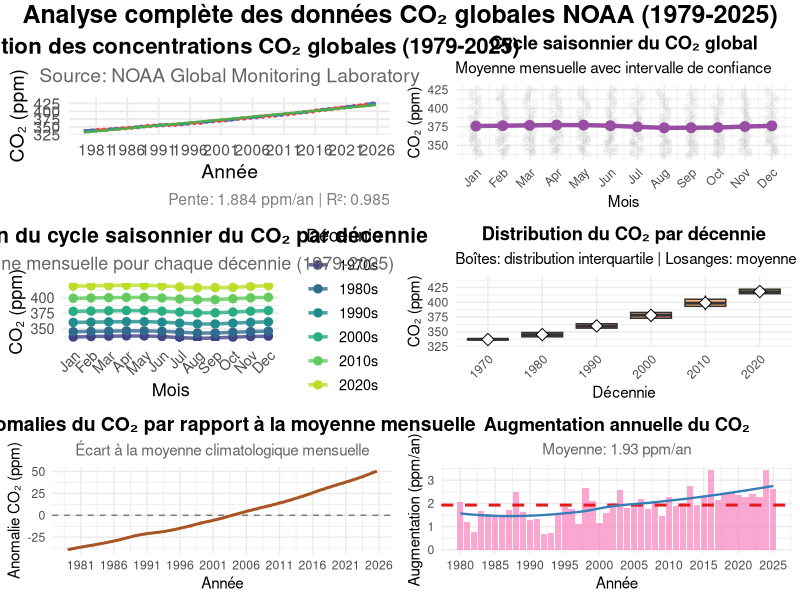
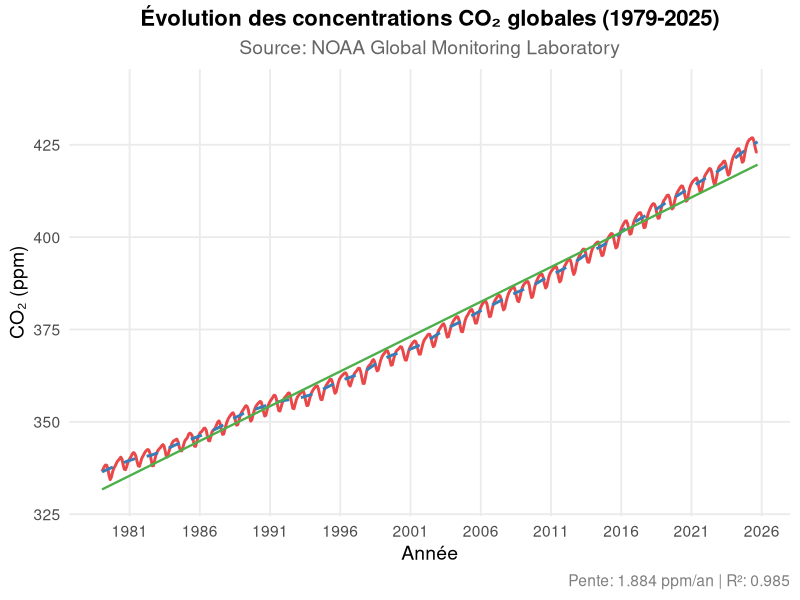
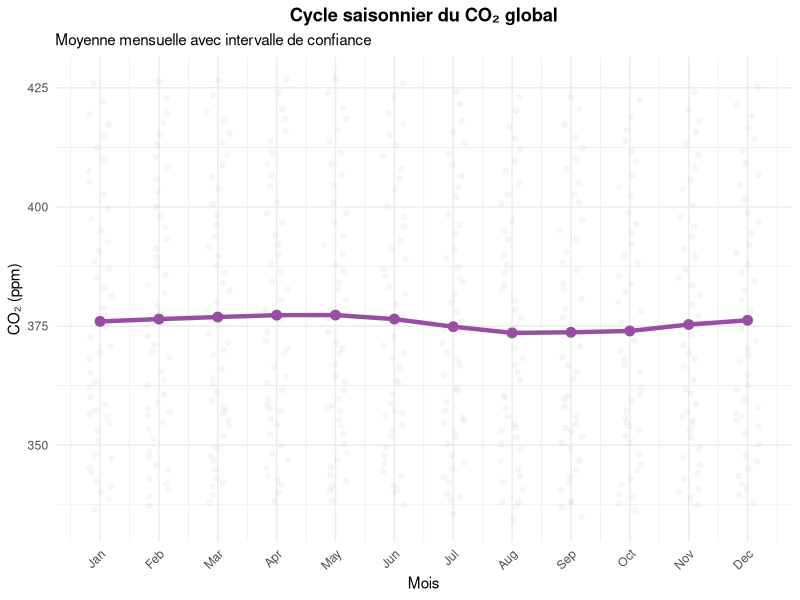
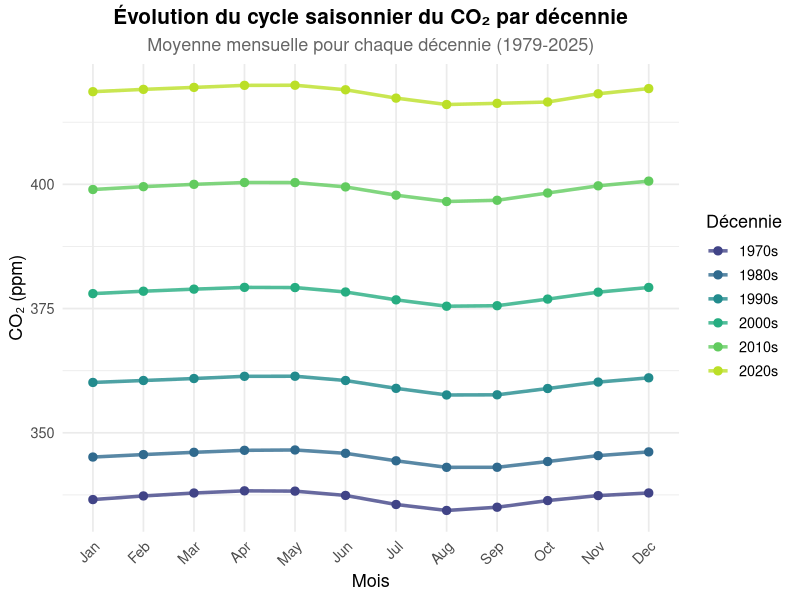
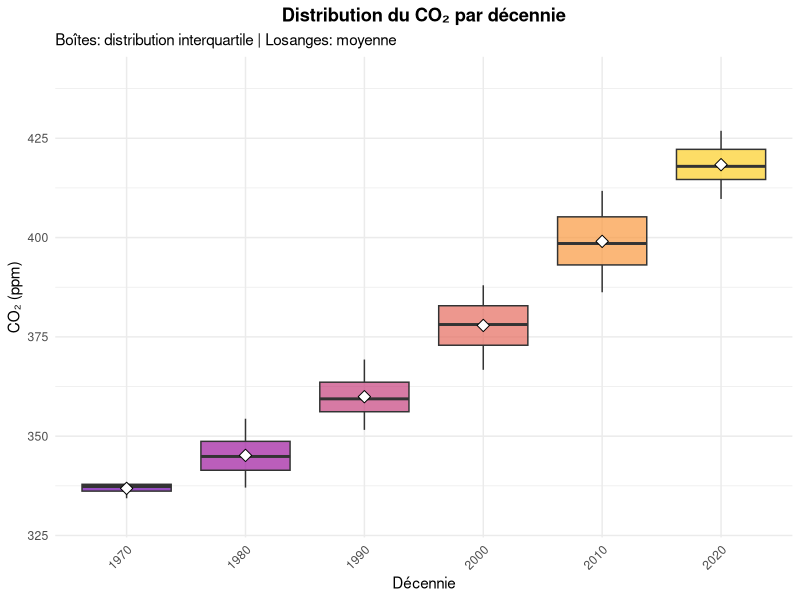
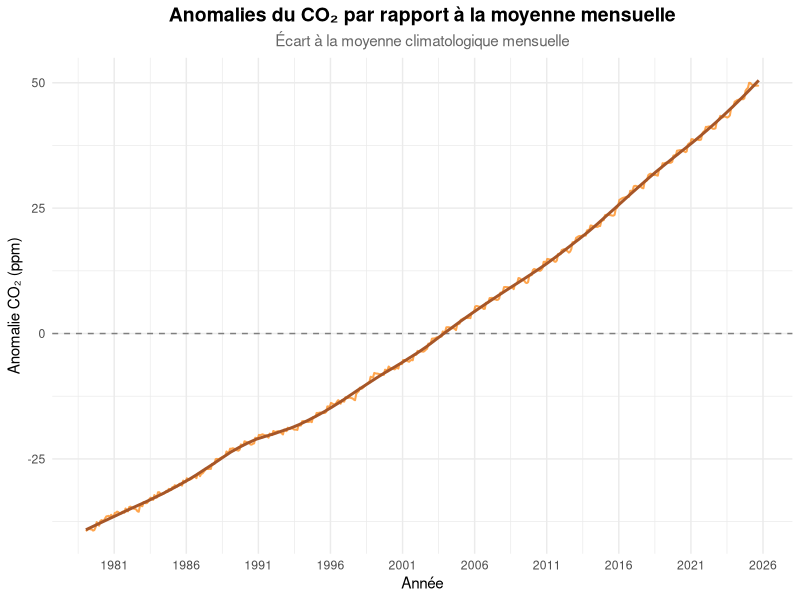
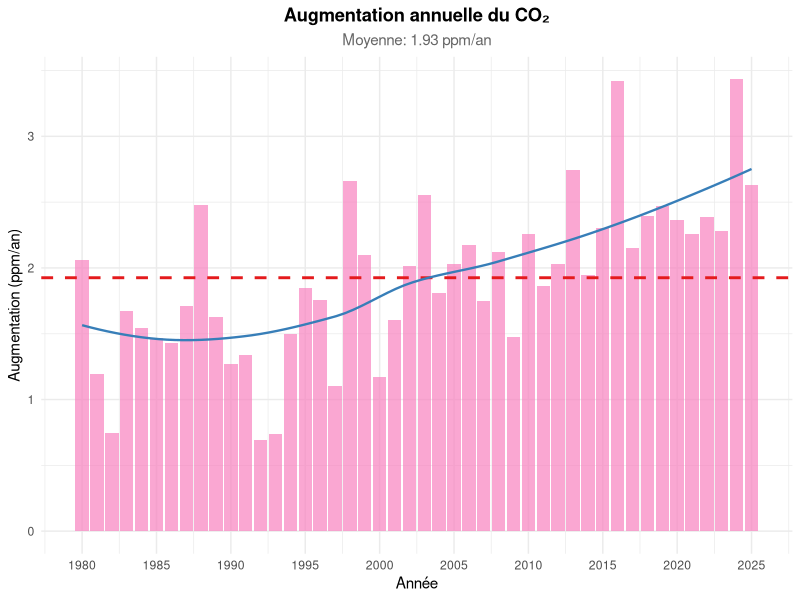

Write the R code that produced these figures, in order.
# =============================================================================
#                       ANALYSE COMPLÈTE DES DONNÉES 
# =============================================================================


# =============================================================================
#           ANALYSE COMPLÈTE DES DONNÉES CO₂ GLOBALES NOAA (1979-2025)
# =============================================================================

# -----------------------------------------------------------------------------
# 1. INSTALLATION DES PACKAGES
# -----------------------------------------------------------------------------
cat("=== INSTALLATION ET CHARGEMENT DES PACKAGES ===\n")

# Liste des packages nécessaires
packages <- c("tidyverse", "lubridate", "ggplot2", "ggpubr", "zoo", "gridExtra",
              "viridis", "scales", "grid")

# Installer les packages manquants
new_packages <- packages[!(packages %in% installed.packages()[,"Package"])]
if(length(new_packages)) {
  cat("Installation des packages:", paste(new_packages, collapse = ", "), "\n")
  install.packages(new_packages)
}

# Charger les packages
library(tidyverse)    # Manipulation de données
library(lubridate)    # Dates
library(ggplot2)      # Graphiques
library(ggpubr)       # Graphiques avancés
library(zoo)          # Séries temporelles
library(gridExtra)    # Multiples graphiques
library(viridis)      # Couleurs
library(scales)       # Échelles
library(grid)         # Fonctions graphiques de bas niveau

cat("✓ Tous les packages sont chargés\n")

# -----------------------------------------------------------------------------
# 2. CONFIGURATION INITIALE
# -----------------------------------------------------------------------------
cat("\n=== CONFIGURATION ===\n")


# Créer les dossiers nécessaires
dirs_to_create <- c("processed", "plots", "reports")
for(dir in dirs_to_create) {
  if(!dir.exists(dir)) {
    dir.create(dir)
    cat("✓ Dossier créé:", dir, "\n")
  }
}

# Paramètres graphiques
theme_set(theme_minimal(base_size = 12))
options(scipen = 999)  # Désactiver la notation scientifique

# ------------------------------------------------------------------------------
# 3. LECTURE DES DONNÉES BRUTES
# ------------------------------------------------------------------------------
cat("\n=== LECTURE DES DONNÉES BRUTES ===\n")

# Vérifier l'existence du fichier
if(!file.exists("co2_mm_gl.csv")) {
  stop("ERREUR: Fichier co2_mm_gl.csv non trouvé!")
}

# Lire les premières lignes pour inspection
cat("\n1. Inspection des premières lignes:\n")
raw_lines <- readLines("co2_mm_gl.csv", n = 20)
for(i in 1:length(raw_lines)) {
  cat(sprintf("Ligne %2d: %s\n", i, substr(raw_lines[i], 1, 80)))
}

# Lire les données (ignorer les lignes de commentaire)
co2_raw <- read.table("co2_mm_gl.csv", 
                      header = TRUE, 
                      sep = ",", 
                      comment.char = "#",
                      stringsAsFactors = FALSE,
                      na.strings = c("", "NA", "-99.99"))

cat("\n2. Données brutes chargées:\n")
cat("   Dimensions:", dim(co2_raw), "lignes x colonnes\n")
cat("   Période:", min(co2_raw$year), "à", max(co2_raw$year), "\n")
cat("   Colonnes:", paste(names(co2_raw), collapse = ", "), "\n")

# ------------------------------------------------------------------------------
# 4. NETTOYAGE ET PRÉPARATION
# ------------------------------------------------------------------------------
cat("\n=== NETTOYAGE ET PRÉPARATION DES DONNÉES ===\n")

co2_clean <- co2_raw %>%
  # Créer une date complète
  mutate(
    Date = make_date(year, month, 15),  # 15 du mois comme convention
    Date_decimal = decimal,
    
    # Variables principales
    CO2_ppm = average,                   # Concentration CO₂
    CO2_uncertainty = average_unc,       # Incertitude
    CO2_trend = trend,                   # Tendance désaisonnalisée
    Trend_uncertainty = trend_unc,
    
    # Identifiants et métadonnées
    ID = row_number(),
    
    # Variables temporelles
    Year = year,
    Month = month,
    Quarter = ceiling(month / 3),
    
    # Saisons (hémisphère nord)
    Season = case_when(
      month %in% c(12, 1, 2) ~ "Hiver",
      month %in% c(3, 4, 5) ~ "Printemps",
      month %in% c(6, 7, 8) ~ "Été",
      month %in% c(9, 10, 11) ~ "Automne"
    ),
    
    # Décennies
    Decade = floor(Year / 10) * 10,
    
    # Périodes d'analyse
    Period = case_when(
      Year < 1990 ~ "1979-1989",
      Year >= 1990 & Year < 2000 ~ "1990-1999",
      Year >= 2000 & Year < 2010 ~ "2000-2009",
      Year >= 2010 & Year < 2020 ~ "2010-2019",
      Year >= 2020 ~ "2020-présent"
    ),
    
    # Variables dérivées
    CO2_anomaly = CO2_ppm - mean(CO2_ppm, na.rm = TRUE),
    Year_fraction = Year + (Month - 0.5) / 12
  ) %>%
  
  # Gérer les valeurs manquantes
  group_by(Year) %>%
  mutate(
    CO2_ppm = ifelse(is.na(CO2_ppm), mean(CO2_ppm, na.rm = TRUE), CO2_ppm)
  ) %>%
  ungroup() %>%
  
  # Sélectionner et ordonner les colonnes
  select(ID, Date, Year, Month, Quarter, Season, Decade, Period,
         CO2_ppm, CO2_uncertainty, CO2_trend, Trend_uncertainty,
         CO2_anomaly, Date_decimal, Year_fraction) %>%
  
  # Trier par date
  arrange(Date)

cat("✓ Données nettoyées\n")
cat("   Observations:", nrow(co2_clean), "\n")
cat("   Période finale:", min(co2_clean$Year), "-", max(co2_clean$Year), "\n")
cat("   Valeurs manquantes CO2:", sum(is.na(co2_clean$CO2_ppm)), "\n")

# -----------------------------------------------------------------------------
# 5. STATISTIQUES DESCRIPTIVES
# -----------------------------------------------------------------------------
cat("\n=== STATISTIQUES DESCRIPTIVES ===\n")

# 5.1 Statistiques générales
cat("\n1. STATISTIQUES GÉNÉRALES DU CO₂:\n")
general_stats <- summary(co2_clean$CO2_ppm)
print(general_stats)

# 5.2 Statistiques par décennie
cat("\n2. STATISTIQUES PAR DÉCENNIE:\n")
decade_stats <- co2_clean %>%
  group_by(Decade) %>%
  summarise(
    Début = min(Year),
    Fin = max(Year),
    N_mois = n(),
    CO2_moyen = mean(CO2_ppm, na.rm = TRUE),
    CO2_min = min(CO2_ppm, na.rm = TRUE),
    CO2_max = max(CO2_ppm, na.rm = TRUE),
    CO2_sd = sd(CO2_ppm, na.rm = TRUE),
    Augmentation = CO2_max - CO2_min,
    .groups = 'drop'
  )
print(decade_stats)

# 5.3 Statistiques saisonnières
cat("\n3. STATISTIQUES SAISONNIÈRES:\n")
season_stats <- co2_clean %>%
  group_by(Season) %>%
  summarise(
    CO2_moyen = mean(CO2_ppm, na.rm = TRUE),
    CO2_sd = sd(CO2_ppm, na.rm = TRUE),
    Amplitude = max(CO2_ppm, na.rm = TRUE) - min(CO2_ppm, na.rm = TRUE),
    .groups = 'drop'
  ) %>%
  arrange(CO2_moyen)
print(season_stats)

# 5.4 Statistiques annuelles
cat("\n4. STATISTIQUES ANNUELLES (TOP 5):\n")
annual_stats <- co2_clean %>%
  group_by(Year) %>%
  summarise(
    CO2_moyen = mean(CO2_ppm, na.rm = TRUE),
    CO2_min = min(CO2_ppm, na.rm = TRUE),
    CO2_max = max(CO2_ppm, na.rm = TRUE),
    Amplitude = CO2_max - CO2_min,
    .groups = 'drop'
  ) %>%
  arrange(desc(CO2_moyen))

print(head(annual_stats, 5))
cat("\nAnnée avec CO₂ minimum:", annual_stats$Year[which.min(annual_stats$CO2_moyen)], "\n")
cat("Année avec CO₂ maximum:", annual_stats$Year[which.max(annual_stats$CO2_moyen)], "\n")

# -----------------------------------------------------------------------------
# 6. ANALYSES AVANCÉES
# -----------------------------------------------------------------------------
cat("\n=== ANALYSES AVANCÉES ===\n")

# 6.1 Tendance linéaire
cat("\n1. RÉGRESSION LINÉAIRE (CO₂ ~ Temps):\n")
lm_model <- lm(CO2_ppm ~ Year_fraction, data = co2_clean)
lm_summary <- summary(lm_model)

cat("   Pente:", round(coef(lm_model)[2], 4), "ppm/année\n")
cat("   Ordonnée à l'origine:", round(coef(lm_model)[1], 2), "ppm\n")
cat("   R²:", round(lm_summary$r.squared, 4), "\n")
cat("   p-value:", format.pval(lm_summary$coefficients[2, 4], digits = 3), "\n")

# 6.2 Augmentation totale
co2_1979 <- mean(co2_clean$CO2_ppm[co2_clean$Year == 1979], na.rm = TRUE)
co2_2025 <- mean(co2_clean$CO2_ppm[co2_clean$Year == 2025], na.rm = TRUE)

cat("\n2. AUGMENTATION TOTALE (1979-2025):\n")
cat("   CO₂ en 1979:", round(co2_1979, 1), "ppm\n")
cat("   CO₂ en 2025:", round(co2_2025, 1), "ppm\n")
cat("   Augmentation absolue:", round(co2_2025 - co2_1979, 1), "ppm\n")
cat("   Augmentation relative:", round((co2_2025 - co2_1979) / co2_1979 * 100, 1), "%\n")
cat("   Taux annuel moyen:", round((co2_2025 - co2_1979) / (2025 - 1979), 2), "ppm/an\n")

# 6.3 Analyse de la saisonnalité
cat("\n3. ANALYSE DE SAISONNALITÉ:\n")
seasonal_amplitude <- max(season_stats$CO2_moyen) - min(season_stats$CO2_moyen)
cat("   Amplitude saisonnière moyenne:", round(seasonal_amplitude, 2), "ppm\n")
cat("   Saison la plus élevée:", season_stats$Season[which.max(season_stats$CO2_moyen)], "\n")
cat("   Saison la plus basse:", season_stats$Season[which.min(season_stats$CO2_moyen)], "\n")

# -----------------------------------------------------------------------------
# 7. VISUALISATIONS
# -----------------------------------------------------------------------------
cat("\n=== CRÉATION DES VISUALISATIONS ===\n")

# 7.1 Évolution temporelle complète
p1 <- ggplot(co2_clean, aes(x = Date, y = CO2_ppm)) +
  geom_line(color = "#E41A1C", linewidth = 1, alpha = 0.8) +
  geom_smooth(method = "loess", span = 0.1, color = "#377EB8", 
              linetype = "dashed", se = FALSE, linewidth = 1) +
  geom_smooth(method = "lm", color = "#4DAF4A", se = FALSE, linewidth = 0.8) +
  labs(
    title = "Évolution des concentrations CO₂ globales (1979-2025)",
    subtitle = "Source: NOAA Global Monitoring Laboratory",
    x = "Année",
    y = "CO₂ (ppm)",
    caption = paste("Pente:", round(coef(lm_model)[2], 3), "ppm/an | R²:", round(lm_summary$r.squared, 3))
  ) +
  theme_minimal(base_size = 14) +
  theme(
    plot.title = element_text(face = "bold", hjust = 0.5, size = 16),
    plot.subtitle = element_text(hjust = 0.5, color = "gray40"),
    plot.caption = element_text(hjust = 1, color = "gray50"),
    panel.grid.minor = element_blank(),
    plot.background = element_rect(fill = "white", color = NA)
  ) +
  scale_y_continuous(limits = c(330, 440)) +
  scale_x_date(date_breaks = "5 years", date_labels = "%Y")

# 7.2 Cycle saisonnier
p2 <- ggplot(co2_clean, aes(x = Month, y = CO2_ppm)) +
  geom_jitter(alpha = 0.1, color = "gray70", width = 0.2) +
  stat_summary(fun = mean, geom = "line", aes(group = 1), 
               color = "#984EA3", linewidth = 1.5) +
  stat_summary(fun = mean, geom = "point", aes(group = 1), 
               color = "#984EA3", size = 3) +
  stat_summary(fun.data = mean_cl_normal, geom = "ribbon", 
               aes(group = 1), alpha = 0.2, fill = "#984EA3") +
  labs(
    title = "Cycle saisonnier du CO₂ global",
    subtitle = "Moyenne mensuelle avec intervalle de confiance",
    x = "Mois",
    y = "CO₂ (ppm)"
  ) +
  theme_minimal() +
  theme(
    plot.title = element_text(face = "bold", hjust = 0.5),
    axis.text.x = element_text(angle = 45, hjust = 1)
  ) +
  scale_x_continuous(breaks = 1:12, labels = month.abb)

# 7.3 Évolution du cycle saisonnier par décennie
cat("\n Évolution du cycle saisonnier par décennie\n")

# Calculer la moyenne mensuelle par décennie
seasonal_by_decade <- co2_clean %>%
  group_by(Decade, Month) %>%
  summarise(
    CO2_mean = mean(CO2_ppm, na.rm = TRUE),
    CO2_sd = sd(CO2_ppm, na.rm = TRUE),
    N = n(),
    .groups = 'drop'
  ) %>%
  mutate(
    Month_name = factor(month.abb[Month], levels = month.abb),
    Decade_label = paste0(Decade, "s")
  )

# Créer le graphique
p3 <- ggplot(seasonal_by_decade, aes(x = Month_name, y = CO2_mean, 
                                     color = Decade_label, group = Decade_label)) +
  geom_line(linewidth = 1.2, alpha = 0.8) +
  geom_point(size = 2.5) +
  labs(
    title = "Évolution du cycle saisonnier du CO₂ par décennie",
    subtitle = "Moyenne mensuelle pour chaque décennie (1979-2025)",
    x = "Mois",
    y = "CO₂ (ppm)",
    color = "Décennie"
  ) +
  scale_color_viridis_d(option = "D", begin = 0.2, end = 0.9) +
  theme_minimal(base_size = 13) +
  theme(
    plot.title = element_text(face = "bold", hjust = 0.5, size = 15),
    plot.subtitle = element_text(hjust = 0.5, color = "gray40"),
    legend.position = "right",
    axis.text.x = element_text(angle = 45, hjust = 1)
  ) +
  scale_x_discrete(limits = month.abb)

# Calculer l'amplitude saisonnière par décennie
seasonal_amplitude_by_decade <- seasonal_by_decade %>%
  group_by(Decade, Decade_label) %>%
  summarise(
    Amplitude = max(CO2_mean) - min(CO2_mean),
    .groups = 'drop'
  )

cat("   Amplitude saisonnière par décennie:\n")
print(seasonal_amplitude_by_decade)

# 7.4 Boxplot par décennie
p4 <- ggplot(co2_clean, aes(x = factor(Decade), y = CO2_ppm, fill = factor(Decade))) +
  geom_boxplot(alpha = 0.7, outlier.alpha = 0.3) +
  stat_summary(fun = mean, geom = "point", shape = 23, size = 3, fill = "white") +
  labs(
    title = "Distribution du CO₂ par décennie",
    subtitle = "Boîtes: distribution interquartile | Losanges: moyenne",
    x = "Décennie",
    y = "CO₂ (ppm)",
    fill = "Décennie"
  ) +
  scale_fill_viridis_d(option = "C", begin = 0.2, end = 0.9) +
  theme_minimal() +
  theme(
    plot.title = element_text(face = "bold", hjust = 0.5),
    legend.position = "none",
    axis.text.x = element_text(angle = 45, hjust = 1)
  ) +
  scale_y_continuous(limits = c(330, 440))

# 7.5 Anomalies par rapport à la moyenne
co2_monthly_avg <- co2_clean %>%
  group_by(Month) %>%
  summarise(monthly_avg = mean(CO2_ppm, na.rm = TRUE))

co2_anomalies <- co2_clean %>%
  left_join(co2_monthly_avg, by = "Month") %>%
  mutate(anomaly = CO2_ppm - monthly_avg)

p5 <- ggplot(co2_anomalies, aes(x = Date, y = anomaly)) +
  geom_line(color = "#FF7F00", linewidth = 0.7, alpha = 0.7) +
  geom_hline(yintercept = 0, linetype = "dashed", color = "gray50") +
  geom_smooth(method = "loess", span = 0.2, color = "#A65628", se = FALSE) +
  labs(
    title = "Anomalies du CO₂ par rapport à la moyenne mensuelle",
    subtitle = "Écart à la moyenne climatologique mensuelle",
    x = "Année",
    y = "Anomalie CO₂ (ppm)"
  ) +
  theme_minimal() +
  theme(
    plot.title = element_text(face = "bold", hjust = 0.5, size = 14),
    plot.subtitle = element_text(hjust = 0.5, color = "gray40")
  ) +
  scale_x_date(date_breaks = "5 years", date_labels = "%Y")

# 7.6 Taux de croissance annuel
annual_growth <- co2_clean %>%
  group_by(Year) %>%
  summarise(mean_co2 = mean(CO2_ppm, na.rm = TRUE)) %>%
  mutate(
    growth = mean_co2 - lag(mean_co2),
    growth_rate = (mean_co2 - lag(mean_co2)) / lag(mean_co2) * 100
  ) %>%
  filter(!is.na(growth))

p6 <- ggplot(annual_growth, aes(x = Year, y = growth)) +
  geom_col(fill = "#F781BF", alpha = 0.7) +
  geom_hline(yintercept = mean(annual_growth$growth, na.rm = TRUE), 
             linetype = "dashed", color = "#E41A1C", linewidth = 1) +
  geom_smooth(method = "loess", color = "#377EB8", se = FALSE, linewidth = 0.8) +
  labs(
    title = "Augmentation annuelle du CO₂",
    subtitle = paste("Moyenne:", round(mean(annual_growth$growth, na.rm = TRUE), 2), "ppm/an"),
    x = "Année",
    y = "Augmentation (ppm/an)"
  ) +
  theme_minimal() +
  theme(
    plot.title = element_text(face = "bold", hjust = 0.5),
    plot.subtitle = element_text(hjust = 0.5, color = "gray40")
  ) +
  scale_x_continuous(breaks = seq(1980, 2025, by = 5))

# -----------------------------------------------------------------------------
# 8. SAUVEGARDE DES GRAPHIQUES
# -----------------------------------------------------------------------------
cat("\n=== SAUVEGARDE DES GRAPHIQUES ===\n")

# Dimensions standard pour publications
width_large <- 12
height_large <- 8
width_small <- 10
height_small <- 6
dpi <- 300

# Sauvegarder chaque graphique individuellement 
ggsave("plots/CO2_evolution_1979_2025.png", p1, 
       width = width_large, height = height_large, dpi = dpi)
cat("✓ Graphique 1: plots/CO2_evolution_1979_2025.png\n")

ggsave("plots/CO2_seasonal_cycle.png", p2, 
       width = width_small, height = height_small, dpi = dpi)
cat("✓ Graphique 2: plots/CO2_seasonal_cycle.png\n")

ggsave("plots/CO2_seasonal_evolution_by_decade.png", p3, 
       width = width_large, height = height_small, dpi = dpi)
cat("✓ Graphique 3: plots/CO2_seasonal_evolution_by_decade.png\n")

ggsave("plots/CO2_by_decade.png", p4, 
       width = width_small, height = height_small, dpi = dpi)
cat("✓ Graphique 4: plots/CO2_by_decade.png\n")

ggsave("plots/CO2_anomalies.png", p5, 
       width = width_large, height = height_small, dpi = dpi)
cat("✓ Graphique 5: plots/CO2_anomalies.png\n")

ggsave("plots/CO2_annual_growth.png", p6, 
       width = width_large, height = height_small, dpi = dpi)
cat("✓ Graphique 6: plots/CO2_annual_growth.png\n")

# Mettre à jour le graphique combiné (ajouter p6)
cat("\nCréation du graphique combiné (6 graphiques)...\n")
p_combined <- grid.arrange(p1, p2, p3, p4, p5, p6,
                           ncol = 2, 
                           layout_matrix = rbind(c(1, 2), c(3, 4), c(5, 6)),
                           top = textGrob("Analyse complète des données CO₂ globales NOAA (1979-2025)", 
                                          gp = gpar(fontsize = 18, fontface = "bold")))

ggsave("plots/CO2_analysis_complete.png", p_combined, 
       width = 16, height = 24, dpi = dpi)  # Augmenter la hauteur pour 6 graphiques
cat("✓ Graphique combiné mis à jour: plots/CO2_analysis_complete.png\n")

# -----------------------------------------------------------------------------
# 9. SAUVEGARDE DES DONNÉES
# -----------------------------------------------------------------------------
cat("\n=== SAUVEGARDE DES DONNÉES ===\n")

# 1. Dans la section 9.4 Statistiques des tendances, AJOUTER :
cat("\n9.5 Statistiques saisonnières par décennie:\n")
write_csv(seasonal_amplitude_by_decade, "processed/co2_seasonal_amplitude_by_decade.csv")
cat("✓ Amplitude saisonnière par décennie: processed/co2_seasonal_amplitude_by_decade.csv\n")

cat("\n=== EXPORT DES FICHIERS CO₂ ===\n")

# 2. FICHIER NETTOYÉ COMPLET (561 observations)

cat("\n1. Exporting cleaned CO₂ dataset...\n")

write_csv(co2_clean, "processed/co2_global_noaa_clean_1979_2025.csv")

cat("✓ Fichier sauvegardé: processed/co2_global_noaa_clean_1979_2025.csv\n")
cat("   Dimensions: ", nrow(co2_clean), " lignes x ", ncol(co2_clean), " colonnes\n")

# 3. STATISTIQUES ANNUELLES

cat("\n2. Exporting annual statistics...\n")

annual_summary <- co2_clean %>%
  group_by(Year) %>%
  summarise(
    CO2_mean = mean(CO2_ppm, na.rm = TRUE),
    CO2_sd = sd(CO2_ppm, na.rm = TRUE),
    CO2_min = min(CO2_ppm, na.rm = TRUE),
    CO2_max = max(CO2_ppm, na.rm = TRUE),
    CO2_amplitude = CO2_max - CO2_min,
    Trend_mean = mean(CO2_trend, na.rm = TRUE),
    Anomaly_mean = mean(CO2_anomaly, na.rm = TRUE),
    .groups = 'drop'
  ) %>%
  arrange(Year)

write_csv(annual_summary, "processed/co2_global_noaa_annual_1979_2025.csv")

cat("✓ Fichier sauvegardé: processed/co2_global_noaa_annual_1979_2025.csv\n")
cat("   Dimensions: ", nrow(annual_summary), " années\n")

# 4. CLIMATOLOGIE MENSUELLE (moyenne et écart-type par mois)

cat("\n3. Exporting monthly climatology...\n")

monthly_climatology <- co2_clean %>%
  group_by(Month) %>%
  summarise(
    Month_name = first(month.abb[Month]),
    CO2_mean = mean(CO2_ppm, na.rm = TRUE),
    CO2_sd = sd(CO2_ppm, na.rm = TRUE),
    CO2_min = min(CO2_ppm, na.rm = TRUE),
    CO2_max = max(CO2_ppm, na.rm = TRUE),
    N_observations = n(),
    .groups = 'drop'
  ) %>%
  arrange(Month) %>%
  select(Month, Month_name, CO2_mean, CO2_sd, CO2_min, CO2_max, N_observations)

write_csv(monthly_climatology, "processed/co2_global_noaa_monthly_climatology.csv")

cat("✓ Fichier sauvegardé: processed/co2_global_noaa_monthly_climatology.csv\n")
cat("   Dimensions: 12 mois x ", ncol(monthly_climatology), " colonnes\n")

# 5. STATISTIQUES DE TENDANCE PAR DÉCENNIE ET PÉRIODE

cat("\n4. Exporting trend statistics...\n")

# Statistiques par décennie
decade_summary <- co2_clean %>%
  group_by(Decade) %>%
  summarise(
    Decade_label = paste0(Decade, "s"),
    Year_start = min(Year),
    Year_end = max(Year),
    N_months = n(),
    CO2_mean = mean(CO2_ppm, na.rm = TRUE),
    CO2_sd = sd(CO2_ppm, na.rm = TRUE),
    CO2_min = min(CO2_ppm, na.rm = TRUE),
    CO2_max = max(CO2_ppm, na.rm = TRUE),
    CO2_increase = CO2_max - CO2_min,
    Trend_mean = mean(CO2_trend, na.rm = TRUE),
    .groups = 'drop'
  ) %>%
  arrange(Decade)

# Ajouter la pente linéaire par décennie
decade_slopes <- co2_clean %>%
  group_by(Decade) %>%
  do(
    data.frame(
      Decade = unique(.$Decade),
      Slope_ppm_per_year = tryCatch(
        coef(lm(CO2_ppm ~ Year_fraction, data = .))[2],
        error = function(e) NA
      ),
      R_squared = tryCatch(
        summary(lm(CO2_ppm ~ Year_fraction, data = .))$r.squared,
        error = function(e) NA
      )
    )
  )

decade_full <- decade_summary %>%
  left_join(decade_slopes, by = "Decade") %>%
  select(Decade, Decade_label, Year_start, Year_end, N_months, 
         CO2_mean, CO2_sd, CO2_min, CO2_max, CO2_increase, 
         Slope_ppm_per_year, R_squared, Trend_mean)

write_csv(decade_full, "processed/co2_global_noaa_trend_statistics.csv")

cat("✓ Fichier sauvegardé: processed/co2_global_noaa_trend_statistics.csv\n")
cat("   Dimensions: ", nrow(decade_full), " décennies x ", ncol(decade_full), " colonnes\n")

# 6. RÉSUMÉ DES EXPORTS

cat("\n", strrep("=", 70), "\n", sep = "")
cat("RÉSUMÉ DES EXPORTS CO₂\n")
cat(strrep("=", 70), "\n\n")

cat("✓ Fichier 1: co2_global_noaa_clean_1979_2025.csv\n")
cat("   Contenu: Dataset complet nettoyé (561 observations, 15 colonnes)\n")
cat("   Variables: Year, Month, Date, CO2_ppm, CO2_trend, CO2_anomaly, etc.\n\n")

cat("✓ Fichier 2: co2_global_noaa_annual_1979_2025.csv\n")
cat("   Contenu: Statistiques annuelles (", nrow(annual_summary), " années)\n")
cat("   Variables: Mean, SD, Min, Max, Amplitude, Trend, Anomaly\n\n")

cat("✓ Fichier 3: co2_global_noaa_monthly_climatology.csv\n")
cat("   Contenu: Climatologie mensuelle (12 mois)\n")
cat("   Variables: Month, Name, Mean, SD, Min, Max, N_observations\n\n")

cat("✓ Fichier 4: co2_global_noaa_trend_statistics.csv\n")
cat("   Contenu: Tendances par décennie (6 décennies)\n")
cat("   Variables: Decade, Year_range, CO2_stats, Slope, R², Trend_mean\n\n")

cat("Tous les fichiers sont dans le dossier: processed/\n")
cat(strrep("=", 70), "\n")

# -----------------------------------------------------------------------------
# 10. RAPPORT SYNTHÉTIQUE
# -----------------------------------------------------------------------------
cat("\n=== RAPPORT SYNTHÉTIQUE ===\n")

cat("\n" , strrep("=", 70), "\n", sep = "")
cat("ANALYSE COMPLÈTE DES DONNÉES CO₂ GLOBALES NOAA\n")
cat(strrep("=", 70), "\n\n")

# AJOUTER dans les résultats clés :
cat("RÉSULTATS CLÉS:\n")
cat("  1. Concentration moyenne:", round(mean(co2_clean$CO2_ppm), 1), "ppm\n")
cat("  2. Tendance 1979-2025:", round(coef(lm_model)[2], 2), "ppm/an\n")
cat("  3. Augmentation totale:", round(co2_2025 - co2_1979, 1), "ppm\n")
cat("  4. Amplitude saisonnière moyenne:", round(seasonal_amplitude, 2), "ppm\n")
cat("  5. Décennie de plus forte augmentation:", 
    decade_stats$Decade[which.max(decade_stats$Augmentation)], "\n")
# AJOUTER la décennie avec la plus grande amplitude saisonnière
cat("  6. Décennie avec plus grande amplitude saisonnière:", 
    seasonal_amplitude_by_decade$Decade_label[which.max(seasonal_amplitude_by_decade$Amplitude)], 
    "(", round(max(seasonal_amplitude_by_decade$Amplitude), 2), "ppm)\n\n")

# Mettre à jour les produits générés :
cat("PRODUITS GÉNÉRÉS:\n")
cat("  1. Dataset nettoyé (", nrow(co2_clean), " observations)\n", sep = "")
cat("  2. 6 graphiques haute résolution (au lieu de 5)\n")  # CHANGER 5 → 6
cat("  3. 5 fichiers de synthèse CSV (au lieu de 4)\n")    # CHANGER 4 → 5
cat("  4. Tous les produits dans dossiers 'processed/' et 'plots/'\n")

# -----------------------------------------------------------------------------
# 11. GÉNÉRATION DE RAPPORT
# -----------------------------------------------------------------------------
cat("\n=== GÉNÉRATION DE RAPPORT ===\n")

# Créer un rapport texte synthétique
report_content <- paste0(
  "=================================\n",
  "RAPPORT D'ANALYSE CO₂ GLOBAL NOAA\n",
  "=================================\n\n",
  "Date de génération: ", Sys.Date(), "\n",
  "Période analysée: 1979-", max(co2_clean$Year), "\n",
  "Nombre d'observations: ", nrow(co2_clean), " mois\n\n",
  
  "RÉSULTATS CLÉS:\n",
  "1. Concentration moyenne: ", round(mean(co2_clean$CO2_ppm), 1), " ppm\n",
  "2. Tendance linéaire: ", round(coef(lm_model)[2], 2), " ppm/an\n",
  "3. Augmentation totale (1979-2025): ", round(co2_2025 - co2_1979, 1), " ppm\n",
  "4. R² de la tendance: ", round(lm_summary$r.squared, 3), "\n",
  "5. Amplitude saisonnière moyenne: ", round(seasonal_amplitude, 2), " ppm\n\n",
  
  "DÉCENNIES ANALYSÉES:\n"
)

# Ajouter les statistiques par décennie
for(i in 1:nrow(decade_stats)) {
  report_content <- paste0(report_content,
                           "  - ", decade_stats$Début[i], "-", decade_stats$Fin[i], 
                           ": ", round(decade_stats$CO2_moyen[i], 1), " ppm (Δ", 
                           round(decade_stats$Augmentation[i], 1), " ppm)\n")
}

report_content <- paste0(report_content, "\n",
                         "SAISONS (ordre croissant):\n")

# Ajouter les statistiques saisonnières
for(i in 1:nrow(season_stats)) {
  report_content <- paste0(report_content,
                           "  - ", season_stats$Season[i], 
                           ": ", round(season_stats$CO2_moyen[i], 1), " ppm\n")
}

report_content <- paste0(report_content, "\n",
                         "PRODUITS GÉNÉRÉS:\n",
                         "1. Données nettoyées: processed/co2_global_noaa_clean_1979_2025.csv\n",
                         "2. Résumé annuel: processed/co2_global_noaa_annual_1979_2025.csv\n",
                         "3. Climatologie mensuelle: processed/co2_global_noaa_monthly_climatology.csv\n",
                         "4. Statistiques de tendance: processed/co2_global_noaa_trend_statistics.csv\n",
                         "5. Amplitude saisonnière par décennie: processed/co2_seasonal_amplitude_by_decade.csv\n",
                         "6. 6 graphiques haute résolution dans dossier plots/\n\n",
                         
                         "ANALYSE RÉALISÉE AVEC R version ", R.version$major, ".", R.version$minor, "\n",
                         "Script: analyse_co2_global_noaa.R\n"
)

# Écrire le rapport dans un fichier
report_file <- paste0("reports/rapport_co2_global_", 
                      format(Sys.Date(), "%Y%m%d"), ".txt")
writeLines(report_content, report_file)
cat("✓ Rapport généré: ", report_file, "\n")


cat("\n", strrep("=", 70), "\n", sep = "")
cat("ANALYSE TERMINÉE AVEC SUCCÈS\n")
cat(strrep("=", 70), "\n")